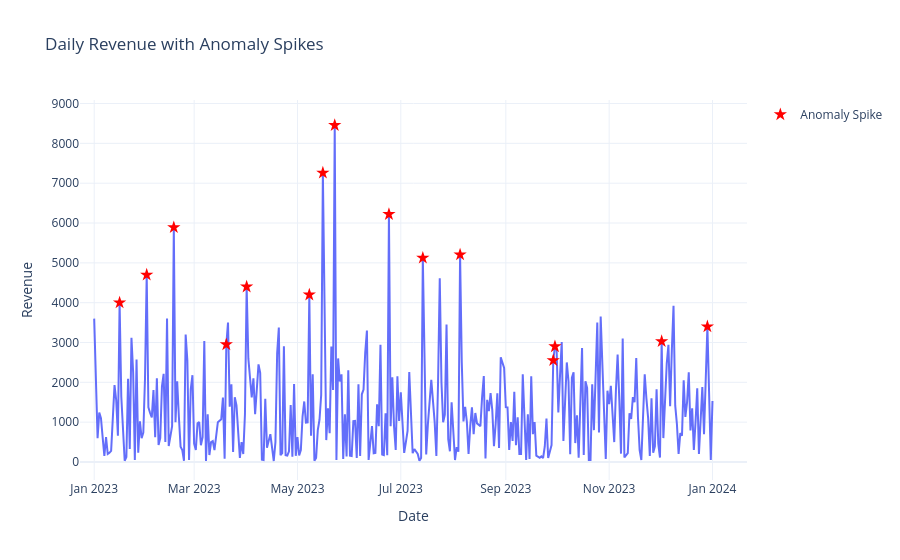

Here is the notebook cell this chart was saved with:
### Code cell
# --- [Section 7.3: Daily Revenue Spike Detection] ---
# Spikes in daily revenue that deviate > 2 std deviations from the rolling mean
# indicate unusual days — could be flash sales, holidays, or data errors.

daily = df_feat.groupby('Date')['Total Amount'].sum().reset_index()
daily.columns = ['Date','Revenue']
daily['Rolling_Mean'] = daily['Revenue'].rolling(14, min_periods=1).mean()
daily['Rolling_Std']  = daily['Revenue'].rolling(14, min_periods=1).std().fillna(0)
daily['Is_Spike']     = daily['Revenue'] > (daily['Rolling_Mean'] + 2 * daily['Rolling_Std'])

fig = px.line(daily, x='Date', y='Revenue', title='Daily Revenue with Anomaly Spikes',
              template='plotly_white')
spikes = daily[daily['Is_Spike']]
fig.add_scatter(x=spikes['Date'], y=spikes['Revenue'],
                mode='markers', marker=dict(color='red', size=10, symbol='star'),
                name='Anomaly Spike')
fig.show()

print(f"Detected {daily['Is_Spike'].sum()} spike days:")
display(spikes[['Date','Revenue','Rolling_Mean']].assign(
    Deviation=lambda x: (x['Revenue'] - x['Rolling_Mean']).round(1)
))

### Figure 1 — Plotly figure (JSON) as saved in the notebook; plotly's stock layout.template omitted (floating-point values rounded to 4 significant figures; data arrays with more than 128 entries replaced by an {"elided": "..."} marker saying what was removed)
{"data": [{"hovertemplate": "Date=%{x}<br>Revenue=%{y}<extra></extra>", "legendgroup": "", "line": {"color": "#636efa", "dash": "solid"}, "marker": {"symbol": "circle"}, "mode": "lines", "name": "", "orientation": "v", "showlegend": false, "type": "scatter", "x": {"elided": "345 str values"}, "xaxis": "x", "y": {"elided": "345 int values"}, "yaxis": "y"}, {"marker": {"color": "red", "size": 10, "symbol": "star"}, "mode": "markers", "name": "Anomaly Spike", "type": "scatter", "x": ["2023-01-16T00:00:00", "2023-02-01T00:00:00", "2023-02-17T00:00:00", "2023-03-20T00:00:00", "2023-04-01T00:00:00", "2023-05-08T00:00:00", "2023-05-16T00:00:00", "2023-05-23T00:00:00", "2023-06-24T00:00:00", "2023-07-14T00:00:00", "2023-08-05T00:00:00", "2023-09-29T00:00:00", "2023-09-30T00:00:00", "2023-12-02T00:00:00", "2023-12-29T00:00:00"], "y": [4000, 4700, 5890, 2950, 4400, 4200, 7260, 8455, 6220, 5125, 5205, 2550, 2900, 3030, 3400]}], "layout": {"legend": {"tracegroupgap": 0}, "title": {"text": "Daily Revenue with Anomaly Spikes"}, "xaxis": {"anchor": "y", "domain": [0, 1], "title": {"text": "Date"}}, "yaxis": {"anchor": "x", "domain": [0, 1], "title": {"text": "Revenue"}}}}
